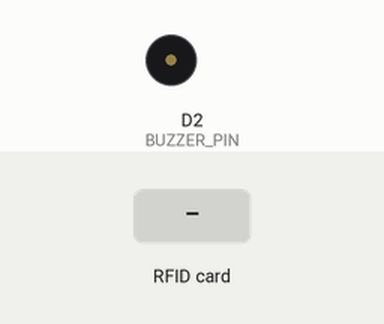
The sketch below on a simulated ESP8266 (NodeMCU). Shown: buzzer (waves = sounding, pin HIGH). Inputs (shaded band) come from the test bench. WiFi joins after 1.5 s; servers stay silent unless stated; uploads are accepted with an empty reply; what the sketch prints to the serial monitor is not drawn.

Above: at 3.9 s.
4.0 s: RFID card 5E 7A 19 C4 held to the reader
Timing chart, 0 to 7.0 s (numbered marks = the images above; inputs shaded):
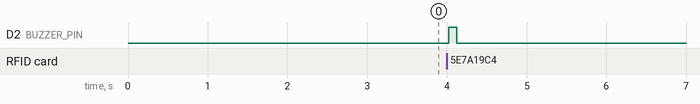

The sketch:

RFID_Attendance_GoogleSheets.ino
```cpp
// Smart Attendance System with Google Sheets (No LCD)
// ESP8266 + MFRC522 RFID Reader

#include <SPI.h>
#include <MFRC522.h>
#include <Arduino.h>
#include <ESP8266WiFi.h>
#include <ESP8266HTTPClient.h>
#include <WiFiClientSecureBearSSL.h>

// ---------------- Pins Configuration ----------------
// NodeMCU ESP8266 pin connections to RC522:
// RST  <-> D3 (GPIO 0)
// SDA  <-> D4 (GPIO 2)
// MOSI <-> D7 (GPIO 13)
// MISO <-> D6 (GPIO 12)
// SCK  <-> D5 (GPIO 14)
// 3.3V <-> 3.3V
// GND  <-> GND
#define RST_PIN  D3
#define SS_PIN   D4

// Buzzer configuration (connected to D2)
#define ENABLE_BUZZER true
#define BUZZER_PIN    D2

// ---------------- Wi-Fi Credentials ----------------
const char* WIFI_SSID     = "ksp's network";
const char* WIFI_PASSWORD = "Prajwal.k";

// ---------------- Google Script Web App URL ----------------
const String sheet_url = "https://script.google.com/macros/s/AKfycbzS3dt7Gf60A1K8IASLiEyDyWGSE9kVSx90AOjF7bhrG5mfno251_DMKCbYqpjTePw/exec?name=";

// ---------------- RFID Setup ----------------
MFRC522 mfrc522(SS_PIN, RST_PIN);
MFRC522::MIFARE_Key key;

// Block number to read stored name from (Block 2 by default)
const int blockNum = 2;

// Function declarations
bool readNameFromCard(String &cardName);
String getCardUID();
String urlEncode(const String &str);
void sendToGoogleSheets(const String &identifier);
void connectWiFi();

void setup() {
  Serial.begin(115200);
  delay(1000);
  Serial.println();
  Serial.println(F("=========================================="));
  Serial.println(F("  RFID Attendance System -> Google Sheets "));
  Serial.println(F("=========================================="));

  if (ENABLE_BUZZER) {
    pinMode(BUZZER_PIN, OUTPUT);
    digitalWrite(BUZZER_PIN, LOW);
  }

  // Connect to Wi-Fi
  connectWiFi();

  // Initialize SPI bus & MFRC522 reader
  SPI.begin();
  mfrc522.PCD_Init();
  delay(50);

  Serial.println(F("[RFID] Checking MFRC522 reader communication..."));
  mfrc522.PCD_DumpVersionToSerial();
  byte version = mfrc522.PCD_ReadRegister(mfrc522.VersionReg);
  if (version == 0x00 || version == 0xFF) {
    Serial.println(F("[RFID WARNING] Reader not detected! Please check SPI wiring (D3, D4, D5, D6, D7, 3.3V, GND)."));
  } else {
    Serial.println(F("[RFID SUCCESS] MFRC522 reader communication verified!"));
  }

  // Prepare standard MIFARE default transport key (all 0xFF)
  for (byte i = 0; i < 6; i++) {
    key.keyByte[i] = 0xFF;
  }

  Serial.println(F("------------------------------------------"));
  Serial.println(F("Ready! Please tap your RFID card / tag on the reader..."));
  Serial.println(F("------------------------------------------"));
}

void loop() {
  // Reconnect WiFi if disconnected
  if (WiFi.status() != WL_CONNECTED) {
    Serial.println(F("[Wi-Fi] Connection lost. Reconnecting..."));
    connectWiFi();
  }

  // Check if reader is ready and a card is present
  if (!mfrc522.PICC_IsNewCardPresent()) {
    delay(50);
    return;
  }

  // Select card
  if (!mfrc522.PICC_ReadCardSerial()) {
    delay(50);
    return;
  }

  Serial.println();
  Serial.println(F("------------------------------------------"));
  Serial.println(F("[RFID] Card detected!"));

  // Read Card UID
  String cardUID = getCardUID();
  Serial.print(F("[RFID] Card UID: "));
  Serial.println(cardUID);

  // Read name stored in Block 2 (if written)
  String studentName = "";
  bool nameReadOk = readNameFromCard(studentName);

  // If a valid name is stored in Block 2, use it; otherwise fallback to the UID
  String attendanceIdentifier = "";
  if (nameReadOk && studentName.length() > 0) {
    Serial.print(F("[RFID] Stored Name found: "));
    Serial.println(studentName);
    attendanceIdentifier = studentName;
  } else {
    Serial.println(F("[RFID] No custom name in Block 2; using Card UID."));
    attendanceIdentifier = "UID_" + cardUID;
  }

  // Optional buzzer beep on scan
  if (ENABLE_BUZZER) {
    digitalWrite(BUZZER_PIN, HIGH);
    delay(100);
    digitalWrite(BUZZER_PIN, LOW);
  }

  // Send record to Google Sheet
  sendToGoogleSheets(attendanceIdentifier);

  // Halt PICC and stop encryption on PCD
  mfrc522.PICC_HaltA();
  mfrc522.PCD_StopCrypto1();

  // Cooldown delay to prevent accidental re-scanning of the same card
  Serial.println(F("Ready for next card..."));
  Serial.println(F("------------------------------------------\n"));
  delay(2000);
}

// ---------------- Wi-Fi Connection Helper ----------------
void connectWiFi() {
  Serial.print(F("Connecting to Wi-Fi SSID: '"));
  Serial.print(WIFI_SSID);
  Serial.println(F("'..."));

  WiFi.disconnect();
  delay(100);
  WiFi.mode(WIFI_STA);
  WiFi.begin(WIFI_SSID, WIFI_PASSWORD);

  int attempts = 0;
  while (WiFi.status() != WL_CONNECTED && attempts < 25) {
    delay(500);
    Serial.print(F("."));
    attempts++;
  }
  Serial.println();

  if (WiFi.status() == WL_CONNECTED) {
    Serial.println(F("[Wi-Fi] Connected successfully!"));
    Serial.print(F("[Wi-Fi] IP Address: "));
    Serial.println(WiFi.localIP());
    Serial.print(F("[Wi-Fi] Signal Strength (RSSI): "));
    Serial.print(WiFi.RSSI());
    Serial.println(F(" dBm"));
  } else {
    Serial.print(F("[Wi-Fi WARNING] Could not connect to '"));
    Serial.print(WIFI_SSID);
    Serial.print(F("'. Status code: "));
    Serial.println(WiFi.status());

    Serial.println(F("[Wi-Fi SCAN] Scanning visible 2.4 GHz networks in range..."));
    int n = WiFi.scanNetworks();
    if (n == 0) {
      Serial.println(F("[Wi-Fi SCAN] No networks found."));
    } else {
      Serial.printf("[Wi-Fi SCAN] %d networks found:\n", n);
      for (int i = 0; i < n; ++i) {
        Serial.printf("  %d: %s (%d dBm, Ch %d) %s\n",
          i + 1,
          WiFi.SSID(i).c_str(),
          WiFi.RSSI(i),
          WiFi.channel(i),
          (WiFi.encryptionType(i) == ENC_TYPE_NONE) ? "Open" : "Secured"
        );
      }
    }
  }
}

// ---------------- Helper Functions ----------------

// Helper to extract UID as uppercase Hex string
String getCardUID() {
  String uid = "";
  for (byte i = 0; i < mfrc522.uid.size; i++) {
    if (mfrc522.uid.uidByte[i] < 0x10) uid += "0";
    uid += String(mfrc522.uid.uidByte[i], HEX);
  }
  uid.toUpperCase();
  return uid;
}

// Read text stored in specified block
bool readNameFromCard(String &cardName) {
  byte readBlockData[18];
  byte bufferLen = sizeof(readBlockData);

  // Authenticate using Key A
  MFRC522::StatusCode status = mfrc522.PCD_Authenticate(
    MFRC522::PICC_CMD_MF_AUTH_KEY_A, blockNum, &key, &(mfrc522.uid)
  );

  if (status != MFRC522::STATUS_OK) {
    Serial.print(F("[RFID] Authentication failed: "));
    Serial.println(mfrc522.GetStatusCodeName(status));
    return false;
  }

  // Read Block data
  status = mfrc522.MIFARE_Read(blockNum, readBlockData, &bufferLen);
  if (status != MFRC522::STATUS_OK) {
    Serial.print(F("[RFID] Reading Block failed: "));
    Serial.println(mfrc522.GetStatusCodeName(status));
    return false;
  }

  // Ensure null termination
  readBlockData[16] = '\0';

  // Extract printable characters
  cardName = "";
  for (int i = 0; i < 16; i++) {
    char c = (char)readBlockData[i];
    if (c >= 32 && c <= 126) {
      cardName += c;
    }
  }
  cardName.trim();
  return (cardName.length() > 0);
}

// URL encode string so spaces and special characters can be sent safely via HTTP GET
String urlEncode(const String &str) {
  String encoded = "";
  for (unsigned int i = 0; i < str.length(); i++) {
    char c = str.charAt(i);
    if (isalnum(c) || c == '-' || c == '_' || c == '.' || c == '~') {
      encoded += c;
    } else if (c == ' ') {
      encoded += "%20";
    } else {
      char buf[4];
      sprintf(buf, "%%%02X", (unsigned char)c);
      encoded += buf;
    }
  }
  return encoded;
}

// Send HTTPS GET request to Google Apps Script
void sendToGoogleSheets(const String &identifier) {
  if (WiFi.status() != WL_CONNECTED) {
    Serial.println(F("[HTTPS] Wi-Fi not connected. Attempting reconnection..."));
    connectWiFi();
    if (WiFi.status() != WL_CONNECTED) {
      Serial.println(F("[HTTPS] Cannot send data: Wi-Fi still not connected."));
      return;
    }
  }

  std::unique_ptr<BearSSL::WiFiClientSecure> client(new BearSSL::WiFiClientSecure);
  // Disable SSL verification for Google Apps Script dynamic certs
  client->setInsecure();

  HTTPClient https;
  https.setFollowRedirects(HTTPC_DISABLE_FOLLOW_REDIRECTS);
  https.setTimeout(8000);

  const char* headerKeys[] = {"Location"};
  https.collectHeaders(headerKeys, 1);

  String fullUrl = sheet_url + urlEncode(identifier);
  Serial.print(F("[HTTPS] Request URL: "));
  Serial.println(fullUrl);

  if (https.begin(*client, fullUrl)) {
    Serial.println(F("[HTTPS] Sending GET request to Google Sheets..."));
    int httpCode = https.GET();

    if (httpCode > 0) {
      Serial.printf("[HTTPS] Response Code: %d\n", httpCode);
      String redirectLocation = https.header("Location");
      if (redirectLocation.length() > 0) {
        Serial.print(F("[HTTPS] Redirect Location: "));
        Serial.println(redirectLocation);
      }

      if (redirectLocation.indexOf("accounts.google.com") >= 0) {
        Serial.println(F("[HTTPS ERROR] Google blocked request (requires login)!"));
        Serial.println(F("[ACTION REQUIRED] In Google Sheets -> Apps Script -> Deploy -> Manage Deployments:"));
        Serial.println(F("                  Set 'Who has access' to 'Anyone'!"));
      } else if (httpCode == HTTP_CODE_OK || httpCode == HTTP_CODE_FOUND || httpCode == 303 || httpCode == 307) {
        Serial.println(F("[HTTPS SUCCESS] Attendance registered successfully in Google Sheet!"));
      } else {
        String payload = https.getString();
        Serial.print(F("[HTTPS] Server Output: "));
        Serial.println(payload);
      }
    } else {
      Serial.printf("[HTTPS] Request failed, error: %s\n", https.errorToString(httpCode).c_str());
    }
    https.end();
  } else {
    Serial.println(F("[HTTPS] Unable to begin connection."));
  }
}
```

Measured:
- after the input at 4.0 s, D2 (BUZZER_PIN): LOW → HIGH at once, → LOW 0.10 s later
